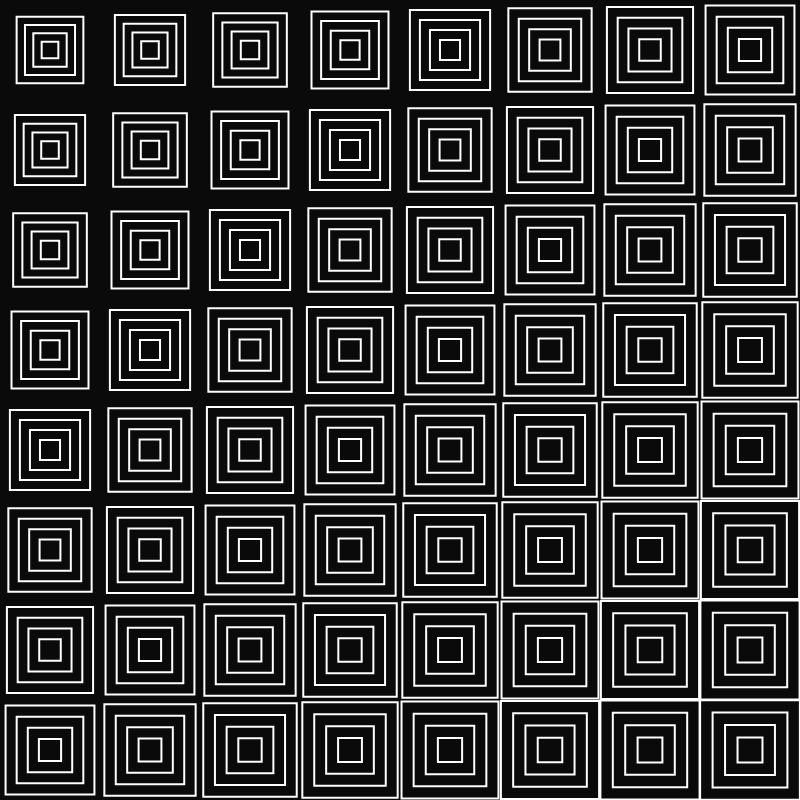
Frame 1 (no input)
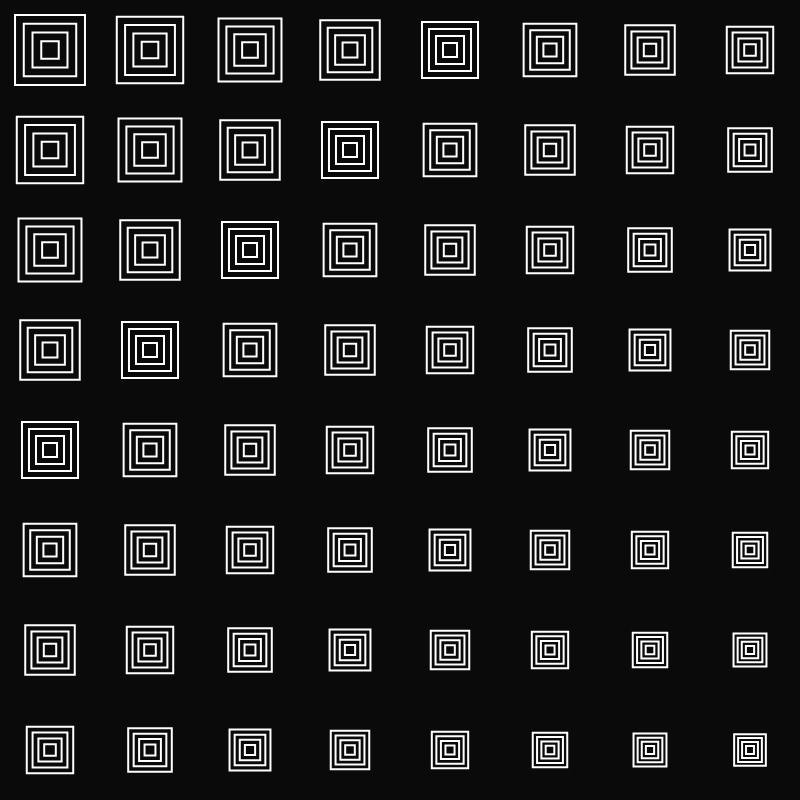
Frame 60 (no input)
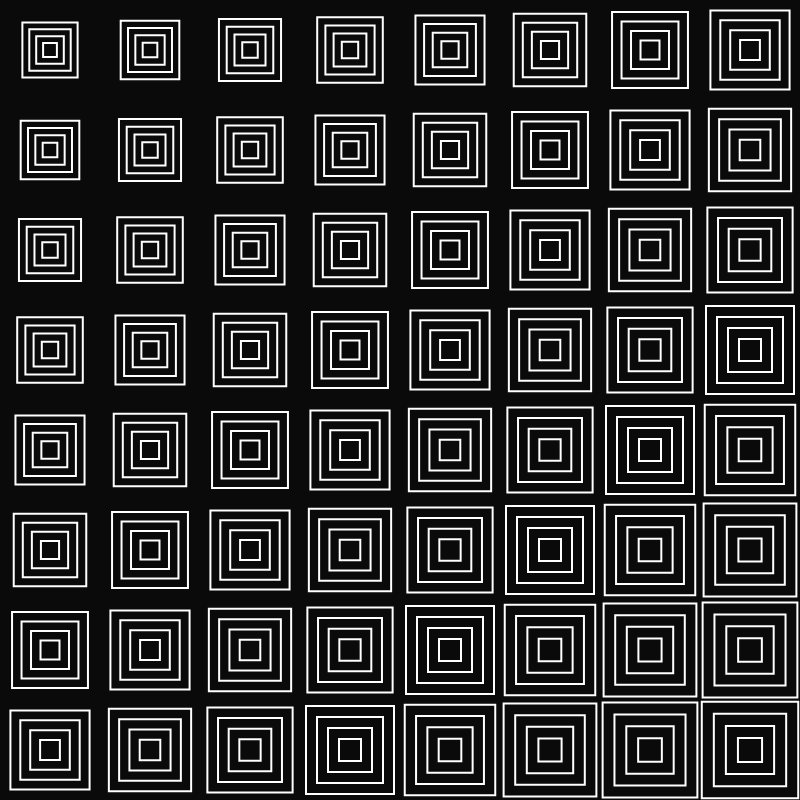
Frame 120 (the mouse pressed at the canvas centre since frame 60)

The p5.js sketch that drew these frames (run headless with seeded random() and noise() and a simulated clock; from frame 60 on, the mouse is pressed at the canvas centre):

// p5.js sketch
// ── sketch.js
let cols = 8;
let rows = 8;
let gridSize;
let speed = 0.05;

function setup() {
  createCanvas(800, 800);
  gridSize = width / cols;
  noFill();
  stroke(255);
  strokeWeight(2);
}

function draw() {
  background(10);

  for (let i = 0; i < cols; i++) {
    for (let j = 0; j < rows; j++) {
      let x = i * gridSize + gridSize / 2;
      let y = j * gridSize + gridSize / 2;
      let timeFactor = (i + j) * 0.1 + frameCount * speed;
      let scaleFactor = map(sin(timeFactor), -1, 1, 0.3, 1);

      drawConcentricSquares(x, y, gridSize * scaleFactor);
    }
  }
}

// **Function to draw nested squares centered at (x, y)**
function drawConcentricSquares(x, y, size) {
  let steps = 4;
  for (let i = 0; i < steps; i++) {
    let s = size * (1 - i * 0.25);
    rectMode(CENTER);
    rect(x, y, s, s);
  }
}
